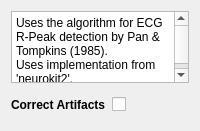
          <widget class="QWidget" name="page_peak_pantompkins">
           <layout class="QFormLayout" name="formLayout_8">
            <item row="1" column="0">
             <widget class="QLabel" name="correctArtifactsLabel">
              <property name="minimumSize">
               <size>
                <width>0</width>
                <height>31</height>
               </size>
              </property>
              <property name="font">
               <font>
                <bold>true</bold>
               </font>
              </property>
              <property name="text">
               <string>Correct Artifacts</string>
              </property>
             </widget>
            </item>
            <item row="1" column="1">
             <widget class="QCheckBox" name="peak_pantompkins_correct_artifacts">
              <property name="minimumSize">
               <size>
                <width>0</width>
                <height>31</height>
               </size>
              </property>
             </widget>
            </item>
            <item row="0" column="0" colspan="2">
             <widget class="QTextBrowser" name="peak_pantompkins_info">
              <property name="sizePolicy">
               <sizepolicy hsizetype="Expanding" vsizetype="Preferred">
                <horstretch>0</horstretch>
                <verstretch>0</verstretch>
               </sizepolicy>
              </property>
              <property name="sizeAdjustPolicy">
               <enum>QAbstractScrollArea::SizeAdjustPolicy::AdjustToContents</enum>
              </property>
              <property name="html">
               <string>&lt;!DOCTYPE HTML PUBLIC &quot;-//W3C//DTD HTML 4.0//EN&quot; &quot;http://www.w3.org/TR/REC-html40/strict.dtd&quot;&gt;
&lt;html&gt;&lt;head&gt;&lt;meta name=&quot;qrichtext&quot; content=&quot;1&quot; /&gt;&lt;meta charset=&quot;utf-8&quot; /&gt;&lt;style type=&quot;text/css&quot;&gt;
p, li { white-space: pre-wrap; }
hr { height: 1px; border-width: 0; }
li.unchecked::marker { content: &quot;\2610&quot;; }
li.checked::marker { content: &quot;\2612&quot;; }
&lt;/style&gt;&lt;/head&gt;&lt;body style=&quot; font-family:'Segoe UI'; font-size:9pt; font-weight:400; font-style:normal;&quot;&gt;
&lt;p style=&quot; margin-top:0px; margin-bottom:0px; margin-left:0px; margin-right:0px; -qt-block-indent:0; text-indent:0px;&quot;&gt;Uses the algorithm for ECG R-Peak detection by Pan &amp;amp; Tompkins (1985).&lt;/p&gt;
&lt;p style=&quot; margin-top:0px; margin-bottom:0px; margin-left:0px; margin-right:0px; -qt-block-indent:0; text-indent:0px;&quot;&gt;Uses implementation from 'neurokit2'.&lt;/p&gt;&lt;/body&gt;&lt;/html&gt;</string>
              </property>
             </widget>
            </item>
           </layout>
          </widget>
